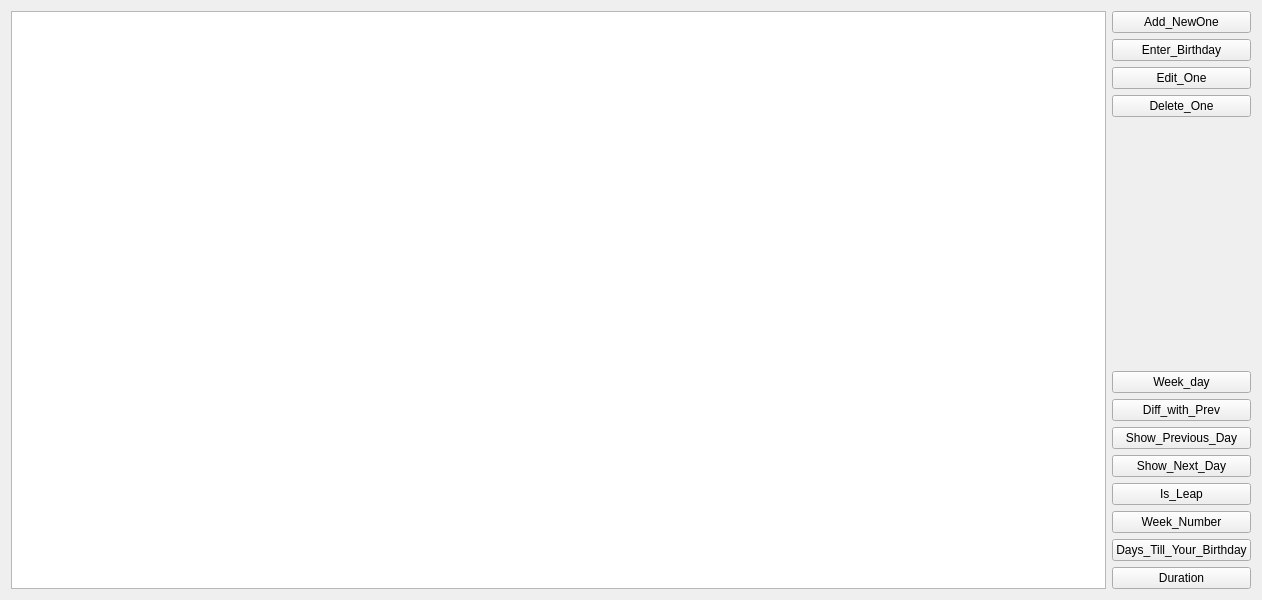
<?xml version="1.0" encoding="UTF-8"?>
<ui version="4.0">
 <class>Widget</class>
 <widget class="QWidget" name="Widget">
  <property name="geometry">
   <rect>
    <x>0</x>
    <y>0</y>
    <width>1262</width>
    <height>600</height>
   </rect>
  </property>
  <property name="windowTitle">
   <string>Widget</string>
  </property>
  <layout class="QGridLayout" name="gridLayout">
   <item row="0" column="9">
    <widget class="QPushButton" name="add_newone">
     <property name="text">
      <string>Add_NewOne</string>
     </property>
    </widget>
   </item>
   <item row="12" column="9">
    <widget class="QPushButton" name="duration">
     <property name="text">
      <string>Duration</string>
     </property>
    </widget>
   </item>
   <item row="11" column="9">
    <widget class="QPushButton" name="days_till_birth">
     <property name="text">
      <string>Days_Till_Your_Birthday</string>
     </property>
    </widget>
   </item>
   <item row="6" column="9">
    <widget class="QPushButton" name="diff_with_prev">
     <property name="text">
      <string>Diff_with_Prev</string>
     </property>
    </widget>
   </item>
   <item row="0" column="0" rowspan="13">
    <widget class="QTableWidget" name="table">
     <property name="enabled">
      <bool>true</bool>
     </property>
    </widget>
   </item>
   <item row="7" column="9">
    <widget class="QPushButton" name="show_prev_day">
     <property name="text">
      <string>Show_Previous_Day</string>
     </property>
    </widget>
   </item>
   <item row="2" column="9">
    <widget class="QPushButton" name="edit_one">
     <property name="text">
      <string>Edit_One</string>
     </property>
    </widget>
   </item>
   <item row="10" column="9">
    <widget class="QPushButton" name="week_number">
     <property name="text">
      <string>Week_Number</string>
     </property>
    </widget>
   </item>
   <item row="8" column="9">
    <widget class="QPushButton" name="show_nextday">
     <property name="text">
      <string>Show_Next_Day</string>
     </property>
    </widget>
   </item>
   <item row="1" column="9">
    <widget class="QPushButton" name="enter_birthday">
     <property name="text">
      <string>Enter_Birthday</string>
     </property>
    </widget>
   </item>
   <item row="9" column="9">
    <widget class="QPushButton" name="is_leap">
     <property name="text">
      <string>Is_Leap</string>
     </property>
    </widget>
   </item>
   <item row="3" column="9">
    <widget class="QPushButton" name="delete_one">
     <property name="text">
      <string>Delete_One</string>
     </property>
    </widget>
   </item>
   <item row="5" column="9">
    <widget class="QPushButton" name="week_day">
     <property name="text">
      <string>Week_day</string>
     </property>
    </widget>
   </item>
  </layout>
 </widget>
 <resources/>
 <connections/>
</ui>
